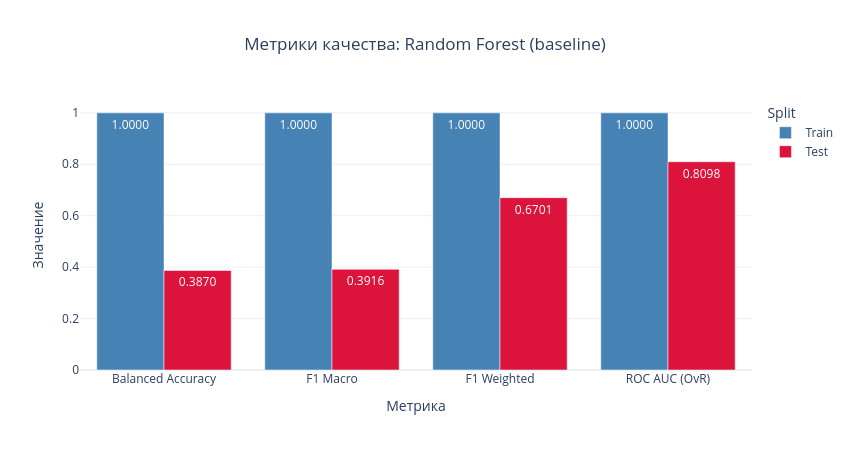

This figure's notebook cell:
### Markdown cell above
## 3. Обучение Random Forest (базовая модель)

### Code cell
rf_baseline = RandomForestClassifier(
    n_estimators=200,
    max_depth=None,
    class_weight='balanced',
    random_state=RANDOM_STATE,
    n_jobs=-1,
)
rf_baseline.fit(X_train_scaled, y_train)

y_pred_rf_base  = rf_baseline.predict(X_test_scaled)
y_proba_rf_base = rf_baseline.predict_proba(X_test_scaled)

metrics_rf_base_test  = calculate_multiclass_metrics(y_test, y_pred_rf_base, y_proba_rf_base)
y_pred_rf_base_train  = rf_baseline.predict(X_train_scaled)
y_proba_rf_base_train = rf_baseline.predict_proba(X_train_scaled)
metrics_rf_base_train = calculate_multiclass_metrics(y_train, y_pred_rf_base_train, y_proba_rf_base_train)

print('Random Forest (baseline) — Метрики:')
for k, v in metrics_rf_base_test.items():
    print(f'  {k:<22}: {v:.4f}')

print('\nClassification Report (test):')
print(classification_report(
    y_test, y_pred_rf_base,
    target_names=[f'quality={c}' for c in le.classes_],
    zero_division=0,
))

fi_rf_base = pd.DataFrame({
    'feature':    FEATURE_COLS,
    'importance': rf_baseline.feature_importances_,
}).sort_values('importance', ascending=False)

plot_model_report_separate(
    metrics_dict={'train': metrics_rf_base_train, 'test': metrics_rf_base_test},
    feature_importance=fi_rf_base,
    model_name='Random Forest (baseline)',
)

add_result('RF Baseline', '16 features (base + engineered)',
           rf_baseline, X_train_scaled, y_train, X_test_scaled, y_test)

### Figure 1 — Plotly figure (JSON) as saved in the notebook; plotly's stock layout.template omitted (floating-point values rounded to 4 significant figures)
{"data": [{"marker": {"color": "steelblue"}, "name": "Train", "text": ["1.0000", "1.0000", "1.0000", "1.0000"], "textposition": "auto", "type": "bar", "x": ["Balanced Accuracy", "F1 Macro", "F1 Weighted", "ROC AUC (OvR)"], "y": [1, 1, 1, 1]}, {"marker": {"color": "crimson"}, "name": "Test", "text": ["0.3870", "0.3916", "0.6701", "0.8098"], "textposition": "auto", "type": "bar", "x": ["Balanced Accuracy", "F1 Macro", "F1 Weighted", "ROC AUC (OvR)"], "y": [0.387, 0.3916, 0.6701, 0.8098]}], "layout": {"barmode": "group", "height": 450, "legend": {"title": {"text": "Split"}}, "title": {"text": "Метрики качества: Random Forest (baseline)", "x": 0.5, "xanchor": "center"}, "width": 850, "xaxis": {"title": {"text": "Метрика"}}, "yaxis": {"range": [0, 1.05], "title": {"text": "Значение"}}}}
